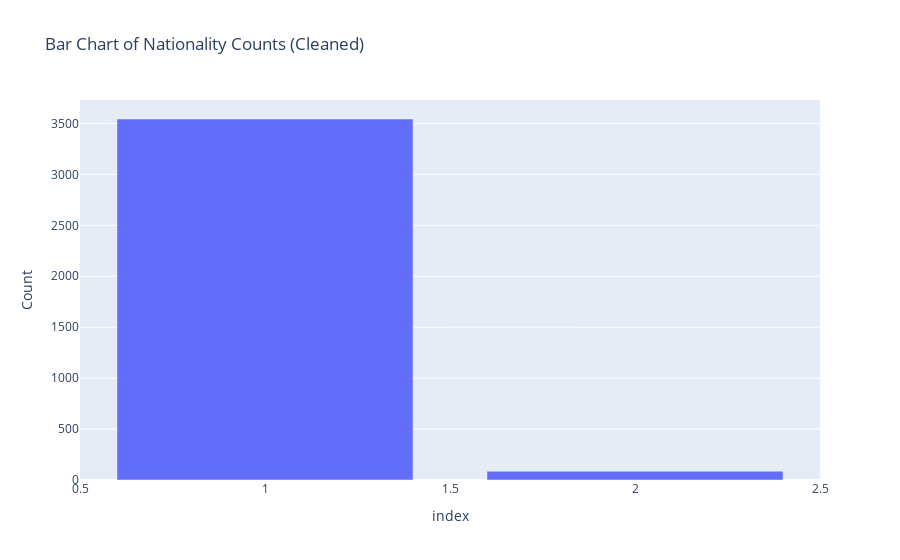

The code cell stored with this chart in its notebook:
### Markdown cell above
Observations:
1. There are more **Portuguese** students than students of any other nationality.
2. The next most common nationality of students is **Brazilian**.

To better analyse 'Nationality' data, we will combine other countries together into one 'Other' category. We then use Plotly to create a bar chart of nationalities.

### Code cell
print("Nationality after clean: ")
nationality_clean = nationality.copy()
nationality_clean.loc[nationality_clean != 1] = 2
print(nationality_clean.value_counts())

nationality_counts = nationality_clean.value_counts().sort_values()

fig = px.bar(nationality_counts, x=nationality_counts.index, y=nationality_counts.values, 
             labels={'x': 'Nationality', 'y': 'Count'}, 
             title='Bar Chart of Nationality Counts (Cleaned)')

fig.show()

### Figure 1 — Plotly figure (JSON) as saved in the notebook; plotly's stock layout.template omitted (floating-point values rounded to 4 significant figures)
{"data": [{"alignmentgroup": "True", "hovertemplate": "index=%{x}<br>Count=%{y}<extra></extra>", "legendgroup": "", "marker": {"color": "#636efa", "pattern": {"shape": ""}}, "name": "", "offsetgroup": "", "orientation": "v", "showlegend": false, "textposition": "auto", "type": "bar", "x": [2, 1], "xaxis": "x", "y": [86, 3544], "yaxis": "y"}], "layout": {"barmode": "relative", "legend": {"tracegroupgap": 0}, "title": {"text": "Bar Chart of Nationality Counts (Cleaned)"}, "xaxis": {"anchor": "y", "domain": [0, 1], "title": {"text": "index"}}, "yaxis": {"anchor": "x", "domain": [0, 1], "title": {"text": "Count"}}}}
